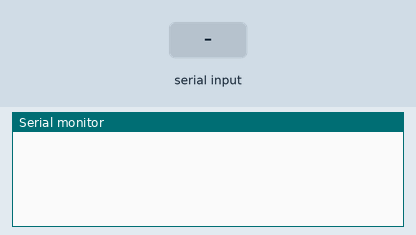
This sketch was run on a simulated Arduino Uno, built with avr-gcc and run on an emulated ATmega328P. Parts: the last lines printed to the serial monitor. The inputs (shaded band) are chosen by the test bench.

Above: at 1.2 s.
1.3 s: "hello\n" received over the second serial link
At 1.8 s:
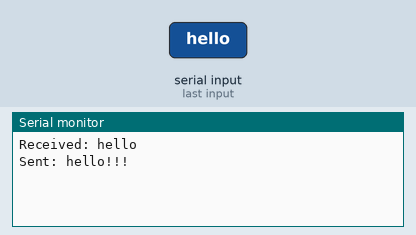
2.8 s: "1\n" received over the second serial link
At 4.1 s:
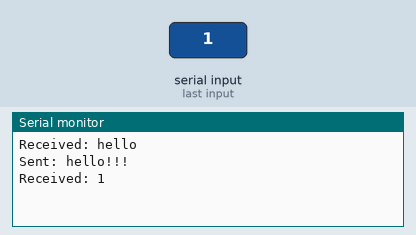

The sketch:

BTs.ino
```cpp
#include <SoftwareSerial.h>

// SoftwareSerial(RX, TX) 형식으로 블루투스 모듈과 교차하여 연결
SoftwareSerial BTSerial(4, 5); // RX: 4, TX: 5
String receivedMessage = "";

void setup() {
  Serial.begin(9600); // 컴퓨터와의 시리얼 통신 초기화
  BTSerial.begin(9600); // 블루투스 모듈 초기화
}

void loop() {
  // 블루투스 모듈 → 아두이노 → 시리얼 모니터
  while (BTSerial.available()) {
    char incomingChar = BTSerial.read();
    receivedMessage += incomingChar;

    if (incomingChar == '\n') {
      Serial.print("Received: ");
      Serial.print(receivedMessage);
      if (receivedMessage.startsWith("hello")) {
        // 시리얼 모니터 → 아두이노 → 블루투스 모듈
        BTSerial.print("hello!! I'm Jincheol Auduino~! \n");
        Serial.print("Sent: hello!!! \n");
      }
      receivedMessage = "";
    }
  }
}
```

Measured:
- after the input at 1.3 s, the serial monitor: prints a new line at once (image 1)
- after the input at 2.8 s, the serial monitor: prints a new line at once (image 2)
